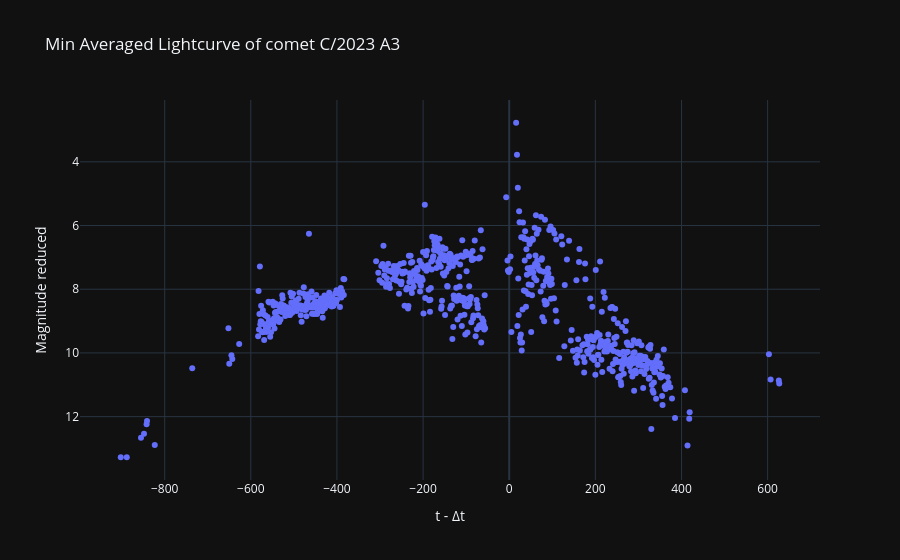

Source (notebook cell):
### Code cell
# Gráfica de luz interna
labels = {'delta_t':'t - Δt','magnitud_reducida':'Magnitude reduced'}
fig = px.scatter(curva_de_luz_agrupada_min_v2_df, x='delta_t', y='magnitud_reducida', template= 'plotly_dark', labels= labels, title=f'Min Averaged Lightcurve of comet {nombre_cometa}')
fig.update_yaxes(autorange="reversed")
fig.show()

### Figure 1 — Plotly figure (JSON) as saved in the notebook; plotly's stock layout.template omitted (floating-point values rounded to 4 significant figures; data arrays with more than 128 entries replaced by an {"elided": "..."} marker saying what was removed)
{"data": [{"hovertemplate": "t - Δt=%{x}<br>Magnitude reduced=%{y}<extra></extra>", "legendgroup": "", "marker": {"color": "#636efa", "symbol": "circle"}, "mode": "markers", "name": "", "orientation": "v", "showlegend": false, "type": "scatter", "x": {"elided": "712 int values"}, "xaxis": "x", "y": {"elided": "712 float values"}, "yaxis": "y"}], "layout": {"legend": {"tracegroupgap": 0}, "title": {"text": "Min Averaged Lightcurve of comet C/2023 A3"}, "xaxis": {"anchor": "y", "domain": [0, 1], "title": {"text": "t - Δt"}}, "yaxis": {"anchor": "x", "autorange": "reversed", "domain": [0, 1], "title": {"text": "Magnitude reduced"}}}}
